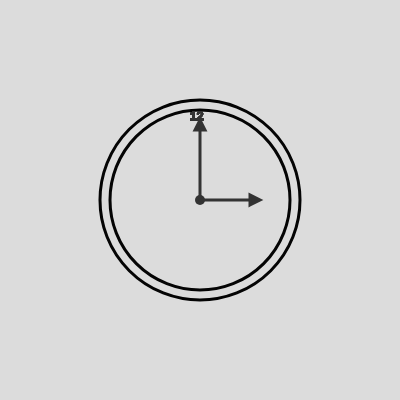
Frame 1 (no input)
Frame 60 (no input): identical to frame 1, image omitted
Frame 120 (the mouse pressed at the canvas centre since frame 60): identical to frame 1, image omitted

The p5.js sketch that drew this single still picture (run headless with seeded random() and noise() and a simulated clock; from frame 60 on, the mouse is pressed at the canvas centre):

// p5.js sketch
// ── sketch.js
var x = 200;
var y = 200;
var h = 200;
var w = 200;

var raio = 100;

var cont = 1


function setup() {
  createCanvas(400, 400);
	
	
}

function draw() {
	
	
	
	
  background(220);
	noFill();
	stroke(4);
	strokeWeight(3);
	ellipse(x, y, w, h);
	ellipse(x, y, w - 20, h - 20);
	
	fill(51);
	noStroke();
	ellipse(x, y, w / 20, h / 20);
	
	stroke(51);
	line(x, y, x, y - 70);
	line(x, y, x + 50, y);
	
	triangle(x - 5, y - 70, x + 5, y - 70, x, y - 80);
	
	triangle(x + 50, y + 5, x + 60, y, x + 50, y - 5);
	
	noFill();
	strokeWeight(1);
	
	for (var angulo = 0; angulo <= 360; angulo += 30) {
    // transforma o angulo de
    // coord polar para coord cartesiana
    var x2 = cos(radians(angulo)) * raio;
    var y2 = sin(radians(angulo)) * raio;

    
    // corrige (x2,y2) para (x+cx,y+cy)
    text('12', x - 10, (y / 2) + 20);
  }
	

}
